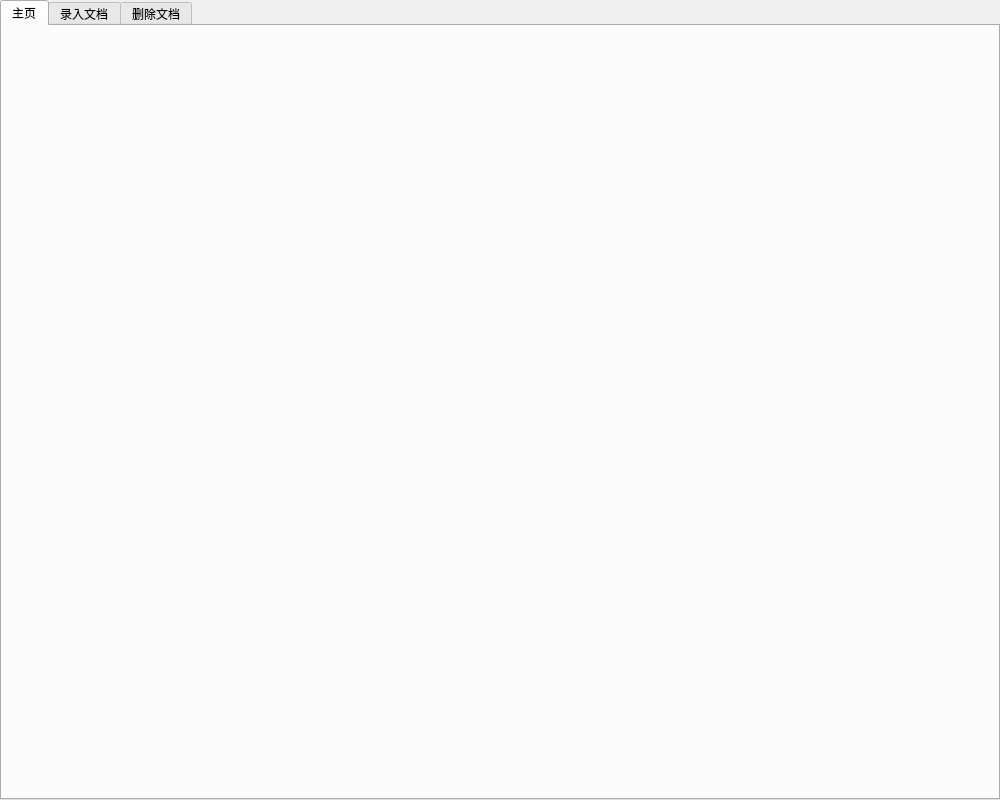
<?xml version="1.0" encoding="UTF-8"?>
<ui version="4.0">
 <class>Form</class>
 <widget class="QWidget" name="Form">
  <property name="geometry">
   <rect>
    <x>0</x>
    <y>0</y>
    <width>1000</width>
    <height>800</height>
   </rect>
  </property>
  <property name="minimumSize">
   <size>
    <width>1000</width>
    <height>800</height>
   </size>
  </property>
  <property name="windowTitle">
   <string>Form</string>
  </property>
  <property name="styleSheet">
   <string notr="true">;</string>
  </property>
  <layout class="QGridLayout" name="gridLayout">
   <property name="leftMargin">
    <number>0</number>
   </property>
   <property name="topMargin">
    <number>0</number>
   </property>
   <property name="rightMargin">
    <number>0</number>
   </property>
   <property name="bottomMargin">
    <number>0</number>
   </property>
   <property name="spacing">
    <number>0</number>
   </property>
   <item row="0" column="0">
    <widget class="QWidget" name="widget" native="true">
     <layout class="QVBoxLayout" name="verticalLayout">
      <property name="spacing">
       <number>0</number>
      </property>
      <property name="leftMargin">
       <number>0</number>
      </property>
      <property name="topMargin">
       <number>0</number>
      </property>
      <property name="rightMargin">
       <number>0</number>
      </property>
      <property name="bottomMargin">
       <number>0</number>
      </property>
      <item>
       <widget class="QTabWidget" name="tabWidget">
        <property name="currentIndex">
         <number>0</number>
        </property>
        <widget class="QWidget" name="tab">
         <attribute name="title">
          <string>主页</string>
         </attribute>
         <layout class="QVBoxLayout" name="verticalLayout_2">
          <property name="spacing">
           <number>0</number>
          </property>
          <property name="leftMargin">
           <number>0</number>
          </property>
          <property name="topMargin">
           <number>0</number>
          </property>
          <property name="rightMargin">
           <number>0</number>
          </property>
          <property name="bottomMargin">
           <number>0</number>
          </property>
         </layout>
        </widget>
        <widget class="QWidget" name="tab_2">
         <attribute name="title">
          <string>录入文档</string>
         </attribute>
         <layout class="QVBoxLayout" name="verticalLayout_3">
          <property name="spacing">
           <number>2</number>
          </property>
          <property name="leftMargin">
           <number>2</number>
          </property>
          <property name="topMargin">
           <number>2</number>
          </property>
          <property name="rightMargin">
           <number>2</number>
          </property>
          <property name="bottomMargin">
           <number>2</number>
          </property>
         </layout>
        </widget>
        <widget class="QWidget" name="tab_3">
         <attribute name="title">
          <string>删除文档</string>
         </attribute>
         <layout class="QVBoxLayout" name="verticalLayout_4">
          <property name="spacing">
           <number>2</number>
          </property>
          <property name="leftMargin">
           <number>2</number>
          </property>
          <property name="topMargin">
           <number>2</number>
          </property>
          <property name="rightMargin">
           <number>2</number>
          </property>
          <property name="bottomMargin">
           <number>2</number>
          </property>
         </layout>
        </widget>
       </widget>
      </item>
     </layout>
    </widget>
   </item>
  </layout>
 </widget>
 <resources/>
 <connections/>
</ui>
